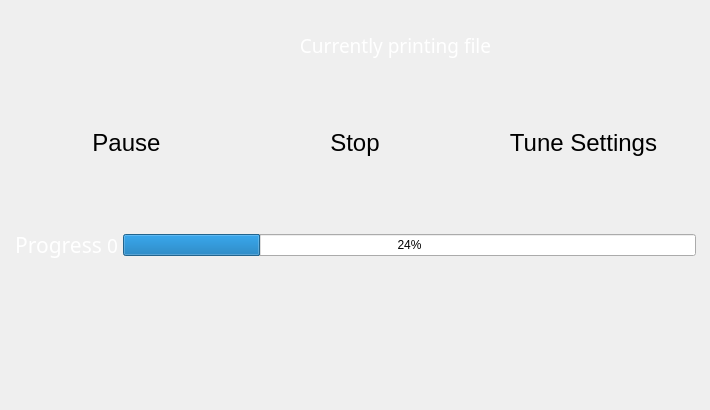
  <widget class="QWidget" name="job_status_page">
   <property name="sizePolicy">
    <sizepolicy hsizetype="MinimumExpanding" vsizetype="MinimumExpanding">
     <horstretch>1</horstretch>
     <verstretch>1</verstretch>
    </sizepolicy>
   </property>
   <property name="minimumSize">
    <size>
     <width>710</width>
     <height>400</height>
    </size>
   </property>
   <property name="maximumSize">
    <size>
     <width>720</width>
     <height>420</height>
    </size>
   </property>
   <property name="layoutDirection">
    <enum>Qt::LeftToRight</enum>
   </property>
   <widget class="QWidget" name="horizontalLayoutWidget_4">
    <property name="geometry">
     <rect>
      <x>10</x>
      <y>10</y>
      <width>691</width>
      <height>71</height>
     </rect>
    </property>
    <layout class="QHBoxLayout" name="job_status_header_layout">
     <property name="spacing">
      <number>20</number>
     </property>
     <property name="leftMargin">
      <number>1</number>
     </property>
     <property name="topMargin">
      <number>1</number>
     </property>
     <property name="rightMargin">
      <number>1</number>
     </property>
     <property name="bottomMargin">
      <number>1</number>
     </property>
     <item>
      <widget class="BlocksLabel" name="js_file_name_icon">
       <property name="sizePolicy">
        <sizepolicy hsizetype="MinimumExpanding" vsizetype="MinimumExpanding">
         <horstretch>0</horstretch>
         <verstretch>0</verstretch>
        </sizepolicy>
       </property>
       <property name="minimumSize">
        <size>
         <width>60</width>
         <height>60</height>
        </size>
       </property>
       <property name="maximumSize">
        <size>
         <width>60</width>
         <height>60</height>
        </size>
       </property>
       <property name="font">
        <font>
         <family>Momcake</family>
         <pointsize>14</pointsize>
        </font>
       </property>
       <property name="layoutDirection">
        <enum>Qt::RightToLeft</enum>
       </property>
       <property name="styleSheet">
        <string notr="true">background: transparent; color: white;</string>
       </property>
       <property name="text">
        <string/>
       </property>
       <property name="alignment">
        <set>Qt::AlignCenter</set>
       </property>
       <property name="class" stdset="0">
        <string>title_text</string>
       </property>
       <property name="icon_pixmap" stdset="0">
        <pixmap resource="resources/icon_resources.qrc">:/files/media/btn_icons/file.svg</pixmap>
       </property>
      </widget>
     </item>
     <item>
      <widget class="BlocksLabel" name="js_file_name_label">
       <property name="enabled">
        <bool>true</bool>
       </property>
       <property name="sizePolicy">
        <sizepolicy hsizetype="Minimum" vsizetype="Minimum">
         <horstretch>0</horstretch>
         <verstretch>0</verstretch>
        </sizepolicy>
       </property>
       <property name="minimumSize">
        <size>
         <width>200</width>
         <height>60</height>
        </size>
       </property>
       <property name="maximumSize">
        <size>
         <width>16777215</width>
         <height>60</height>
        </size>
       </property>
       <property name="font">
        <font>
         <family>Montserrat</family>
         <pointsize>14</pointsize>
        </font>
       </property>
       <property name="styleSheet">
        <string notr="true">background: transparent; color: white;</string>
       </property>
       <property name="text">
        <string>Currently printing file</string>
       </property>
       <property name="alignment">
        <set>Qt::AlignCenter</set>
       </property>
      </widget>
     </item>
    </layout>
   </widget>
   <widget class="QWidget" name="verticalLayoutWidget">
    <property name="geometry">
     <rect>
      <x>10</x>
      <y>90</y>
      <width>691</width>
      <height>311</height>
     </rect>
    </property>
    <layout class="QVBoxLayout" name="job_status_content_layout" stretch="1,1,1">
     <property name="spacing">
      <number>5</number>
     </property>
     <property name="sizeConstraint">
      <enum>QLayout::SetMinimumSize</enum>
     </property>
     <property name="leftMargin">
      <number>5</number>
     </property>
     <property name="topMargin">
      <number>5</number>
     </property>
     <property name="rightMargin">
      <number>5</number>
     </property>
     <property name="bottomMargin">
      <number>5</number>
     </property>
     <item alignment="Qt::AlignHCenter|Qt::AlignVCenter">
      <widget class="QFrame" name="job_status_control_buttons_layout">
       <property name="sizePolicy">
        <sizepolicy hsizetype="MinimumExpanding" vsizetype="MinimumExpanding">
         <horstretch>0</horstretch>
         <verstretch>0</verstretch>
        </sizepolicy>
       </property>
       <property name="minimumSize">
        <size>
         <width>680</width>
         <height>60</height>
        </size>
       </property>
       <property name="frameShape">
        <enum>QFrame::NoFrame</enum>
       </property>
       <property name="frameShadow">
        <enum>QFrame::Plain</enum>
       </property>
       <property name="lineWidth">
        <number>0</number>
       </property>
       <layout class="QHBoxLayout" name="horizontalLayout" stretch="1,1,1">
        <property name="spacing">
         <number>5</number>
        </property>
        <property name="leftMargin">
         <number>0</number>
        </property>
        <property name="topMargin">
         <number>0</number>
        </property>
        <property name="rightMargin">
         <number>0</number>
        </property>
        <property name="bottomMargin">
         <number>0</number>
        </property>
        <item>
         <widget class="BlocksCustomButton" name="pause_printing_btn">
          <property name="sizePolicy">
           <sizepolicy hsizetype="MinimumExpanding" vsizetype="MinimumExpanding">
            <horstretch>0</horstretch>
            <verstretch>0</verstretch>
           </sizepolicy>
          </property>
          <property name="minimumSize">
           <size>
            <width>200</width>
            <height>60</height>
           </size>
          </property>
          <property name="font">
           <font>
            <family>MS Shell Dlg 2</family>
            <pointsize>18</pointsize>
            <italic>false</italic>
            <stylestrategy>PreferAntialias</stylestrategy>
           </font>
          </property>
          <property name="mouseTracking">
           <bool>false</bool>
          </property>
          <property name="tabletTracking">
           <bool>true</bool>
          </property>
          <property name="contextMenuPolicy">
           <enum>Qt::NoContextMenu</enum>
          </property>
          <property name="layoutDirection">
           <enum>Qt::LeftToRight</enum>
          </property>
          <property name="styleSheet">
           <string notr="true"/>
          </property>
          <property name="text">
           <string>Pause</string>
          </property>
          <property name="autoDefault">
           <bool>false</bool>
          </property>
          <property name="flat">
           <bool>true</bool>
          </property>
          <property name="class" stdset="0">
           <string>menu_btn</string>
          </property>
          <property name="borderLeftPixmap" stdset="0">
           <pixmap resource="resources/button_resources.qrc">:/button_borders/media/buttons/btn_part1.svg</pixmap>
          </property>
          <property name="borderCenterPixmap" stdset="0">
           <pixmap resource="resources/button_resources.qrc">:/button_borders/media/buttons/btn_part2.svg</pixmap>
          </property>
          <property name="borderRightPixmap" stdset="0">
           <pixmap resource="resources/button_resources.qrc">:/button_borders/media/buttons/btn_part3.svg</pixmap>
          </property>
          <property name="button_type" stdset="0">
           <string>normal</string>
          </property>
         </widget>
        </item>
        <item>
         <widget class="BlocksCustomButton" name="stop_printing_btn">
          <property name="sizePolicy">
           <sizepolicy hsizetype="MinimumExpanding" vsizetype="MinimumExpanding">
            <horstretch>0</horstretch>
            <verstretch>0</verstretch>
           </sizepolicy>
          </property>
          <property name="minimumSize">
           <size>
            <width>200</width>
            <height>60</height>
           </size>
          </property>
          <property name="font">
           <font>
            <family>MS Shell Dlg 2</family>
            <pointsize>18</pointsize>
            <italic>false</italic>
            <stylestrategy>PreferAntialias</stylestrategy>
           </font>
          </property>
          <property name="mouseTracking">
           <bool>false</bool>
          </property>
          <property name="tabletTracking">
           <bool>true</bool>
          </property>
          <property name="contextMenuPolicy">
           <enum>Qt::NoContextMenu</enum>
          </property>
          <property name="layoutDirection">
           <enum>Qt::LeftToRight</enum>
          </property>
          <property name="styleSheet">
           <string notr="true"/>
          </property>
          <property name="text">
           <string>Stop</string>
          </property>
          <property name="autoDefault">
           <bool>false</bool>
          </property>
          <property name="flat">
           <bool>true</bool>
          </property>
          <property name="class" stdset="0">
           <string>menu_btn</string>
          </property>
          <property name="borderLeftPixmap" stdset="0">
           <pixmap resource="resources/button_resources.qrc">:/button_borders/media/buttons/btn_part1.svg</pixmap>
          </property>
          <property name="borderCenterPixmap" stdset="0">
           <pixmap resource="resources/button_resources.qrc">:/button_borders/media/buttons/btn_part2.svg</pixmap>
          </property>
          <property name="borderRightPixmap" stdset="0">
           <pixmap resource="resources/button_resources.qrc">:/button_borders/media/buttons/btn_part3.svg</pixmap>
          </property>
          <property name="button_type" stdset="0">
           <string>normal</string>
          </property>
         </widget>
        </item>
        <item>
         <widget class="BlocksCustomButton" name="tune_menu_btn">
          <property name="sizePolicy">
           <sizepolicy hsizetype="MinimumExpanding" vsizetype="MinimumExpanding">
            <horstretch>0</horstretch>
            <verstretch>0</verstretch>
           </sizepolicy>
          </property>
          <property name="minimumSize">
           <size>
            <width>200</width>
            <height>60</height>
           </size>
          </property>
          <property name="font">
           <font>
            <family>MS Shell Dlg 2</family>
            <pointsize>18</pointsize>
            <italic>false</italic>
            <stylestrategy>PreferAntialias</stylestrategy>
           </font>
          </property>
          <property name="mouseTracking">
           <bool>false</bool>
          </property>
          <property name="tabletTracking">
           <bool>true</bool>
          </property>
          <property name="contextMenuPolicy">
           <enum>Qt::NoContextMenu</enum>
          </property>
          <property name="layoutDirection">
           <enum>Qt::LeftToRight</enum>
          </property>
          <property name="styleSheet">
           <string notr="true"/>
          </property>
          <property name="text">
           <string>Tune Settings</string>
          </property>
          <property name="autoDefault">
           <bool>false</bool>
          </property>
          <property name="flat">
           <bool>true</bool>
          </property>
          <property name="class" stdset="0">
           <string>menu_btn</string>
          </property>
          <property name="borderLeftPixmap" stdset="0">
           <pixmap resource="resources/button_resources.qrc">:/button_borders/media/buttons/btn_part1.svg</pixmap>
          </property>
          <property name="borderCenterPixmap" stdset="0">
           <pixmap resource="resources/button_resources.qrc">:/button_borders/media/buttons/btn_part2.svg</pixmap>
          </property>
          <property name="borderRightPixmap" stdset="0">
           <pixmap resource="resources/button_resources.qrc">:/button_borders/media/buttons/btn_part3.svg</pixmap>
          </property>
          <property name="button_type" stdset="0">
           <string>normal</string>
          </property>
         </widget>
        </item>
       </layout>
      </widget>
     </item>
     <item>
      <layout class="QGridLayout" name="job_status_progress_layout">
       <item row="0" column="0" alignment="Qt::AlignVCenter">
        <widget class="QLabel" name="progress_text_label">
         <property name="sizePolicy">
          <sizepolicy hsizetype="Minimum" vsizetype="Minimum">
           <horstretch>0</horstretch>
           <verstretch>0</verstretch>
          </sizepolicy>
         </property>
         <property name="font">
          <font>
           <family>Momcake</family>
           <pointsize>16</pointsize>
          </font>
         </property>
         <property name="layoutDirection">
          <enum>Qt::RightToLeft</enum>
         </property>
         <property name="styleSheet">
          <string notr="true">background: transparent; color: white;</string>
         </property>
         <property name="text">
          <string>Progress</string>
         </property>
         <property name="alignment">
          <set>Qt::AlignCenter</set>
         </property>
         <property name="class" stdset="0">
          <string>title_text</string>
         </property>
        </widget>
       </item>
       <item row="0" column="1">
        <widget class="QLabel" name="progress_value_label">
         <property name="enabled">
          <bool>true</bool>
         </property>
         <property name="sizePolicy">
          <sizepolicy hsizetype="Minimum" vsizetype="Minimum">
           <horstretch>0</horstretch>
           <verstretch>0</verstretch>
          </sizepolicy>
         </property>
         <property name="font">
          <font>
           <family>Montserrat</family>
           <pointsize>14</pointsize>
          </font>
         </property>
         <property name="styleSheet">
          <string notr="true">background: transparent; color: white;</string>
         </property>
         <property name="text">
          <string>0</string>
         </property>
        </widget>
       </item>
       <item row="0" column="2" alignment="Qt::AlignVCenter">
        <widget class="QProgressBar" name="printing_progress_bar">
         <property name="sizePolicy">
          <sizepolicy hsizetype="Expanding" vsizetype="Minimum">
           <horstretch>0</horstretch>
           <verstretch>0</verstretch>
          </sizepolicy>
         </property>
         <property name="layoutDirection">
          <enum>Qt::LeftToRight</enum>
         </property>
         <property name="value">
          <number>24</number>
         </property>
        </widget>
       </item>
      </layout>
     </item>
     <item>
      <layout class="QHBoxLayout" name="job_stats_display_layout">
       <item alignment="Qt::AlignHCenter|Qt::AlignVCenter">
        <widget class="BlocksCustomButton" name="layer_display_button">
         <property name="enabled">
          <bool>false</bool>
         </property>
         <property name="sizePolicy">
          <sizepolicy hsizetype="MinimumExpanding" vsizetype="MinimumExpanding">
           <horstretch>0</horstretch>
           <verstretch>0</verstretch>
          </sizepolicy>
         </property>
         <property name="minimumSize">
          <size>
           <width>150</width>
           <height>40</height>
          </size>
         </property>
         <property name="maximumSize">
          <size>
           <width>150</width>
           <height>40</height>
          </size>
         </property>
         <property name="text">
          <string/>
         </property>
         <property name="checkable">
          <bool>false</bool>
         </property>
         <property name="flat">
          <bool>true</bool>
         </property>
         <property name="button_type" stdset="0">
          <string>display_secondary</string>
         </property>
         <property name="icon_pixmap" stdset="0">
          <pixmap resource="resources/icon_resources.qrc">:/misc/media/btn_icons/layers.svg</pixmap>
         </property>
         <property name="name" stdset="0">
          <string>layer_count_display_button</string>
         </property>
        </widget>
       </item>
       <item alignment="Qt::AlignHCenter|Qt::AlignVCenter">
        <widget class="BlocksCustomButton" name="print_time_display_button">
         <property name="enabled">
          <bool>false</bool>
         </property>
         <property name="sizePolicy">
          <sizepolicy hsizetype="MinimumExpanding" vsizetype="MinimumExpanding">
           <horstretch>0</horstretch>
           <verstretch>0</verstretch>
          </sizepolicy>
         </property>
         <property name="minimumSize">
          <size>
           <width>150</width>
           <height>40</height>
          </size>
         </property>
         <property name="cursor">
          <cursorShape>SplitHCursor</cursorShape>
         </property>
         <property name="text">
          <string/>
         </property>
         <property name="checkable">
          <bool>false</bool>
         </property>
         <property name="flat">
          <bool>true</bool>
         </property>
         <property name="button_type" stdset="0">
          <string>display</string>
         </property>
         <property name="icon_pixmap" stdset="0">
          <pixmap resource="resources/icon_resources.qrc">:/misc/media/btn_icons/time.svg</pixmap>
         </property>
        </widget>
       </item>
      </layout>
     </item>
    </layout>
   </widget>
  </widget>
